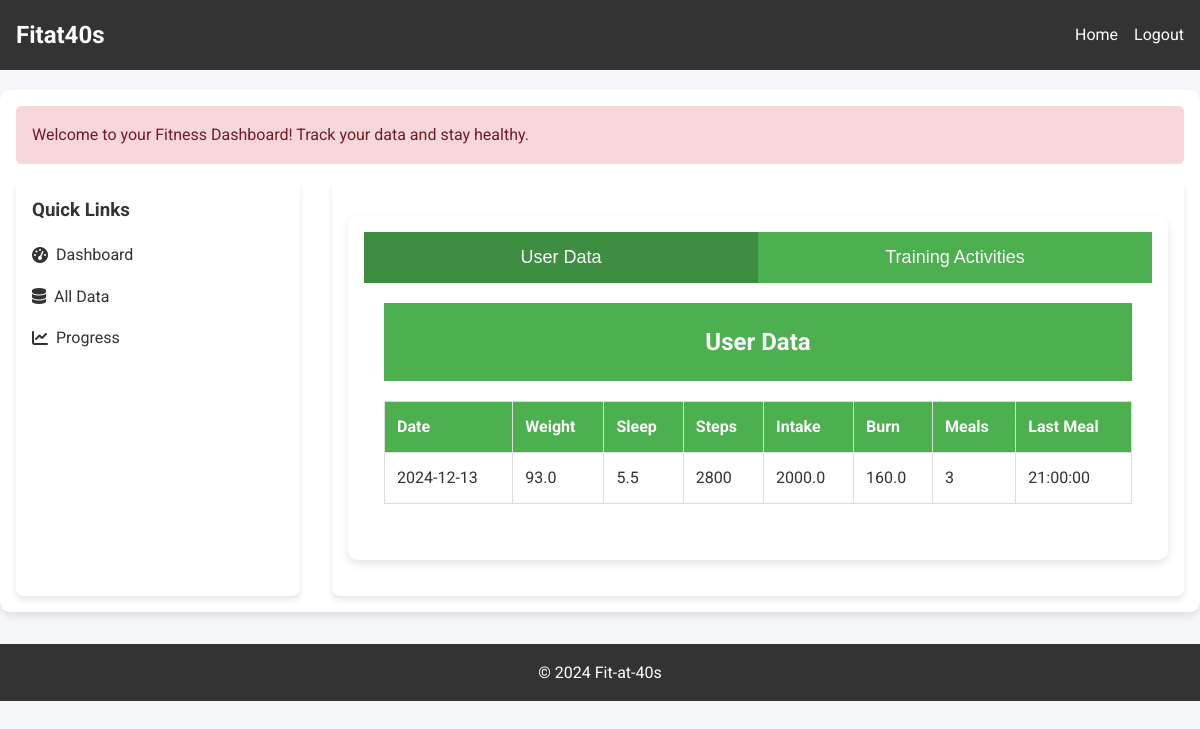
The app's page /all-data (signed in) with its own data.
### webapp/routes.py (models this page shows)
class UserData(db.Model):
    id = db.Column(db.Integer, primary_key=True)
    user_id = db.Column(db.Integer, db.ForeignKey('user.id'))
    date = db.Column(db.Date, nullable=False)
    weight = db.Column(db.Float, nullable=False)
    sleep = db.Column(db.Float, nullable=False)
    steps = db.Column(db.Integer, nullable=False)
    calories_in = db.Column(db.Float, nullable=False)
    calories_out = db.Column(db.Float, nullable=False)
    number_of_meals = db.Column(db.Integer, nullable=False)
    time_of_last_meal = db.Column(db.Time, nullable=False)
    created_at = db.Column(db.DateTime, nullable=False, default=datetime.now(uae))
    updated_at = db.Column(db.DateTime, nullable=False, default=datetime.now(uae), onupdate=datetime.now(uae))

### webapp/routes.py (the view)
@app.route('/all-data')
@login_required
def all_data():
    all_user_data = UserData.query.filter_by(user_id=current_user.id).order_by(UserData.date.desc()).all()
    all_training_activities = TrainingActivity.query.filter_by(user_id=current_user.id).order_by(TrainingActivity.date.desc()).all()
    return render_template('all_data.html', all_user_data=all_user_data, all_training_activities=all_training_activities)

### webapp/routes.py (called while the page is built)
@login_manager.user_loader
def load_user(user_id):
    return User.query.get(int(user_id))

### webapp/templates/all_data.html (shortened to what this page needs)
{% extends "base.html" %}
{% block content %}
<div class="container">
    <div class="tabs">
        <button class="tab-button active" data-tab="user-data">User Data</button>
        <button class="tab-button" data-tab="training-activities">Training Activities</button>
    </div>
    <div id="user-data" class="tab-content active">
        <h2>User Data</h2>
        <table>
            <thead>
                <tr>
                    <th>Date</th>
                    <th>Weight</th>
                    <th>Sleep</th>
                    <th>Steps</th>
                    <th>Intake</th>
                    <th>Burn</th>
                    <th>Meals</th>
                    <th>Last Meal</th>
                </tr>
            </thead>
            <tbody>
                {% for data in all_user_data %}
                <tr>
                    <td>{{ data.date }}</td>
                    <td>{{ data.weight }}</td>
                    <td>{{ data.sleep }}</td>
                    <td>{{ data.steps }}</td>
                    <td>{{ data.calories_in }}</td>
                    <td>{{ data.calories_out }}</td>
                    <td>{{ data.number_of_meals }}</td>
                    <td>{{ data.time_of_last_meal }}</td>
                </tr>
                {% endfor %}
            </tbody>
        </table>
    </div>
</div>
{% endblock %}

### webapp/templates/base.html (style rules this page uses)
* { margin: 0; padding: 0; box-sizing: border-box; }
body { font-family: 'Roboto', sans-serif; background: #f5f7fa; color: #333; line-height: 1.6; }
.container { max-width: 1100px; margin: 2rem auto; padding: 1rem; }

### webapp/templates/all_data.html (style rules this page uses)
.container { max-width: 1200px; margin: 20px auto; background: white; border-radius: 10px; box-shadow: 0 4px 8px rgba(0, 0, 0, 0.1); overflow: hidden; }
.tabs { display: flex; background: #4CAF50; }
.tabs button { flex: 1; padding: 15px; background: none; border: none; color: white; cursor: pointer; font-size: 18px; transition: background 0.3s; }
.tabs button.active { background: #3e8e41; }
.tab-content { display: none; padding: 20px; }
.tab-content.active { display: block; }
table { width: 100%; border-collapse: collapse; margin: 20px 0; }
table th, table td { text-align: left; padding: 12px; border: 1px solid #ddd; }
table th { background: #4CAF50; color: white; }
h2 { margin: 0; padding: 20px; text-align: center; background: #4CAF50; color: white; }

### records on screen
UserData: date "2024-12-13", weight "93.0", sleep "5.5", steps "2800", calories_in "2000.0", calories_out "160.0", number_of_meals "3", time_of_last_meal "21:00:00"
